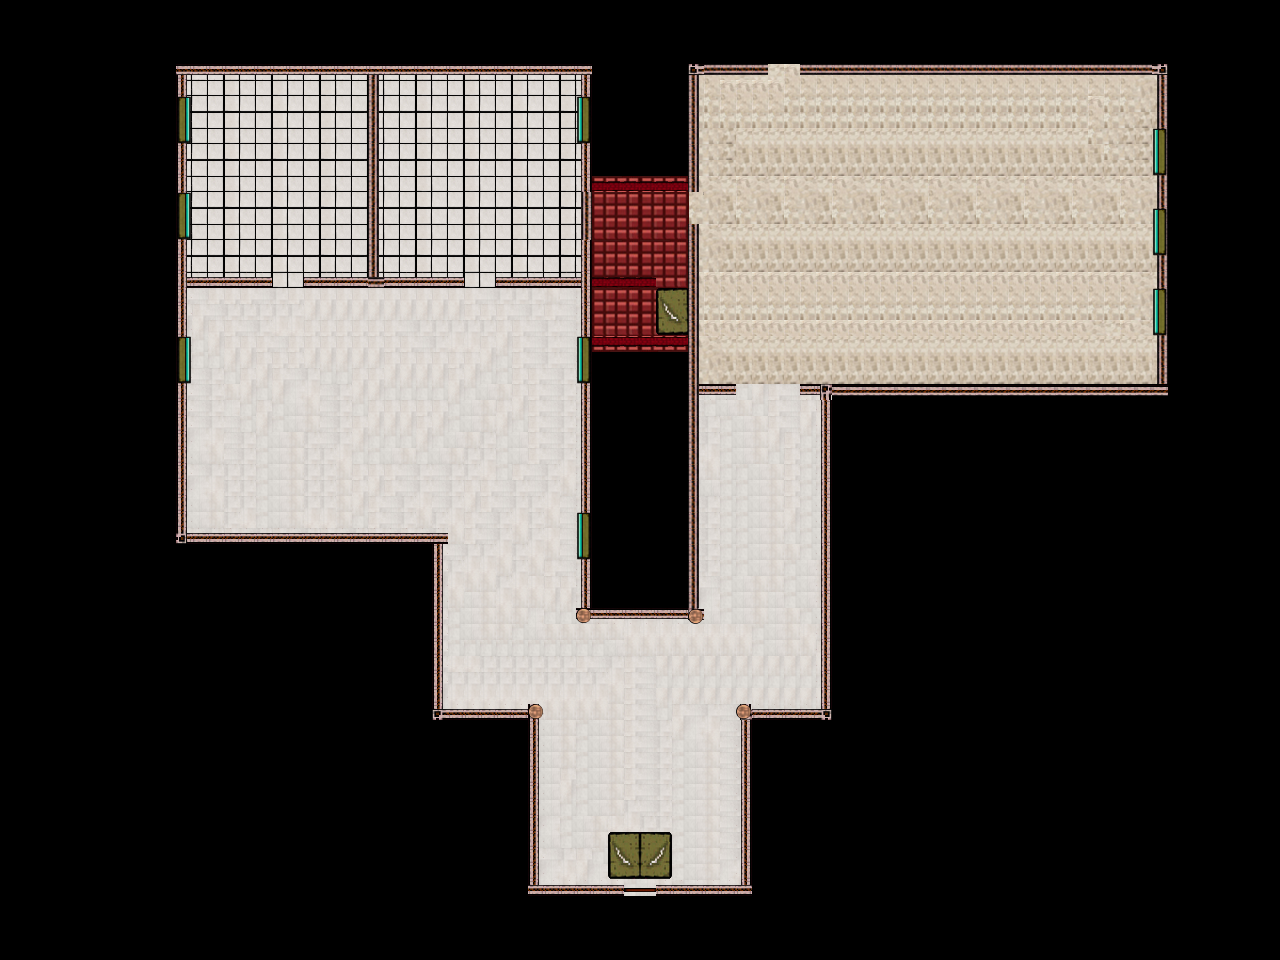

A 2D game scene composited from a Tiled map and its tileset images. What follows is a short description and the map's XML, with each tile layer's data collapsed to a summary:
An orthogonal 80x60 tile map with 16x16 px tiles, 5 tile layers (piso, objetosdown, paredess, paredes, ...), 4 hidden layers not drawn, 3 tilesets.

<map version="1.2" tiledversion="1.2.1" orientation="orthogonal" renderorder="right-down" width="80" height="60" tilewidth="16" tileheight="16" infinite="0" nextlayerid="42" nextobjectid="15">
 <tileset firstgid="1" name="4WDlr" tilewidth="16" tileheight="16" tilecount="1024" columns="32">
  <image source="4WDlr.png" width="512" height="512" />
 </tileset>
 <tileset firstgid="1025" name="spritemap" tilewidth="16" tileheight="16" tilecount="1024" columns="32">
  <image source="spritemap.png" width="512" height="512" />
 </tileset>
 <tileset firstgid="2049" name="tiled" tilewidth="16" tileheight="16" tilecount="1024" columns="32">
  <image source="tiled.png" width="512" height="512" />
 </tileset>
 <layer id="33" name="piso" width="80" height="60">
  <data>[4800 cells, 1941 non-empty, 36 distinct tile ids]</data>
 </layer>
 <layer id="37" name="objetosdown" width="80" height="60">
  <data>[4800 cells, 20 non-empty, 8 distinct tile ids]</data>
 </layer>
 <layer id="38" name="objetosmedium" width="80" height="60" visible="0">
  <data>[4800 cells, 388 non-empty, 170 distinct tile ids]</data>
 </layer>
 <layer id="39" name="objetosup" width="80" height="60" visible="0">
  <data>[4800 cells, 89 non-empty, 41 distinct tile ids]</data>
 </layer>
 <layer id="41" name="objetosdisaa" width="80" height="60" visible="0">
  <data>[4800 cells, 114 non-empty, 25 distinct tile ids]</data>
 </layer>
 <layer id="40" name="objectosdisa" width="80" height="60" visible="0">
  <data>[4800 cells, 208 non-empty, 68 distinct tile ids]</data>
 </layer>
 <layer id="36" name="paredess" width="80" height="60">
  <data>[4800 cells, 6 non-empty, 2 distinct tile ids]</data>
 </layer>
 <layer id="34" name="paredes" width="80" height="60">
  <data>[4800 cells, 339 non-empty, 7 distinct tile ids]</data>
 </layer>
 <layer id="35" name="paredes2" width="80" height="60">
  <data>[4800 cells, 44 non-empty, 8 distinct tile ids]</data>
 </layer>
</map>
